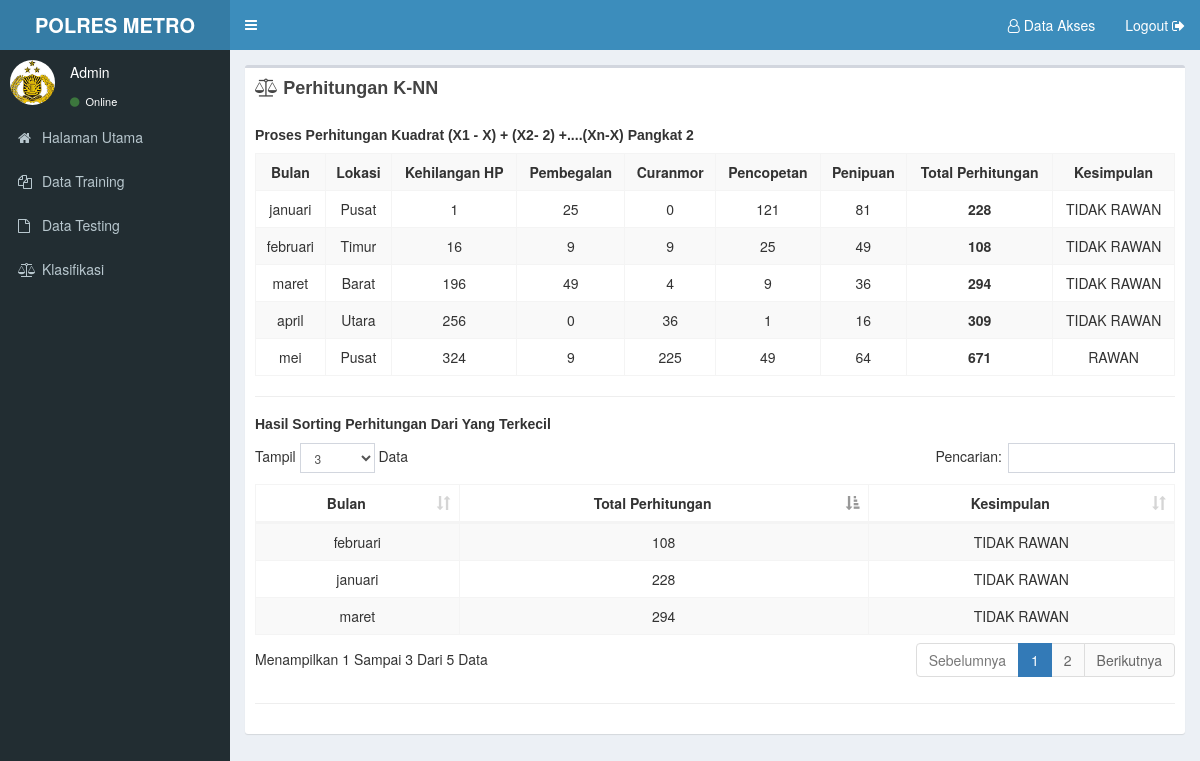
The app's page /index.php?page=prediksi (signed in) with its own data.
### tables this page shows
CREATE TABLE `tb_user` (
  `kode_user` int(30) NOT NULL,
  `username` varchar(50) NOT NULL,
  `password` varchar(50) NOT NULL,
  `nama_user` varchar(50) NOT NULL,
  `level` enum('admin','user') NOT NULL
);

CREATE TABLE `training` (
  `no` int(30) NOT NULL,
  `bulan` varchar(50) NOT NULL,
  `lokasi` varchar(50) NOT NULL,
  `kehilangan_hp` varchar(50) NOT NULL,
  `pembegalan` varchar(50) NOT NULL,
  `curanmor` varchar(50) NOT NULL,
  `pencopetan` varchar(50) NOT NULL,
  `penipuan` varchar(50) NOT NULL
);

CREATE TABLE `testing` (
  `id_testing` int(30) NOT NULL,
  `kehilangan_hp2` varchar(50) NOT NULL,
  `pembegalan2` varchar(50) NOT NULL,
  `curanmor2` varchar(50) NOT NULL,
  `pencopetan2` varchar(50) NOT NULL,
  `penipuan2` varchar(50) NOT NULL
);

### views/prediksi.php (the view, shortened to what this page needs)
<div class="box">
            <div class="box-header">
              <h3 class="box-title"><i class="fa fa-balance-scale"></i><b> Perhitungan K-NN</b></h3>
            </div>
            <div class="box-body">
              <div class="table-responsive">
 <table  class="table table-bordered table-striped">
	    	<h5><b>Proses Perhitungan Kuadrat (X1 - X) + (X2- 2) +....(Xn-X) Pangkat 2</b></h5>
	         <tr>
                 <th class="text-center">Bulan</th>
                 <th class="text-center">Lokasi</th>
                 <th class="text-center">Kehilangan HP</th>
                 <th class="text-center">Pembegalan</th>
                 <th class="text-center">Curanmor</th>
                 <th class="text-center">Pencopetan</th>
                 <th class="text-center">Penipuan</th>
                 <th class="text-center">Total Perhitungan</th>
                 <th class="text-center">Kesimpulan</th>
              </tr>
                      		<?php
							$kehilangan_hp2=0;
							$pembegalan2=0;
                      		$curanmor2=0;
                      		$pencopetan2=0;
                      		$penipuan2=0;
                      		$sql = $koneksi->query("select * from testing");
                      		while ($data=$sql->fetch_assoc()){
								$kehilangan_hp2=$data['kehilangan_hp2'];
								$pembegalan2=$data['pembegalan2'];
                      			$curanmor2=$data['curanmor2'];
                      			$pencopetan2=$data['pencopetan2'];
                      			$penipuan2=$data['penipuan2'];
                      		}
                      	?>
							<?php
                      		$sql = $koneksi->query("SELECT * from training ");
                      		while ($data=$sql->fetch_assoc()){
                      		    $point = pow($kehilangan_hp2 - $data['kehilangan_hp'],2) + pow($pembegalan2 - $data['pembegalan'],2) +
                                    pow( $curanmor2 - $data['curanmor'] ,2) + pow( $pencopetan2 - $data['pencopetan'] ,2) +
                                    pow($penipuan2 - $data['penipuan'],2);
                      	?>
                        <tr>
                          <td align="center" ><?php echo $data['bulan']   ;?></td>
                            <td align="center" ><?php echo $data['lokasi']   ;?></td>
                            <td align="center" ><?php echo pow($kehilangan_hp2 - $data['kehilangan_hp'],2);?></td>
						  <td align="center" ><?php echo pow($pembegalan2 - $data['pembegalan'],2);?></td>
                          <td align="center" ><?php echo pow( $curanmor2 - $data['curanmor'] ,2)   ;?></td>
                          <td align="center" ><?php echo pow( $pencopetan2 - $data['pencopetan'] ,2) ;?></td>
                          <td align="center" ><?php echo  pow($penipuan2 - $data['penipuan'],2);?></td>
                          <td align="center" >
                            <b>
                          	<?php
                            echo $point;
                          	?>
                            </b>
                          </td>
                          <td align="center" ><?php echo ($point >= 500) ? "RAWAN": "TIDAK RAWAN"; ?></td>
						 </tr>
                        <?php
                   		 }
                   		 ?>
                   		<table  class="table table-striped table-bordered table-responsive" id="prediksi" class="display">
                   			 <thead>
                   			<hr>
                   			<h5><b>Hasil Sorting Perhitungan Dari Yang Terkecil</b></h5>
                   			<tr>
                   		 	<td><b><center>Bulan</center></b></td>
                   		 	<td><b><center>Total Perhitungan</center></b></td>
                   		 	<td><b><center>Kesimpulan</center></b></td>
                   		 </tr>
                   		  </thead>
                      <tbody>
							<?php
                      		$sql = $koneksi->query("SELECT * from training");
                      		while ($data=$sql->fetch_assoc()){
                                $point2 = pow($kehilangan_hp2 - $data['kehilangan_hp'],2) + pow($pembegalan2 - $data['pembegalan'],2) +
                                    pow( $curanmor2 - $data['curanmor'] ,2) + pow( $pencopetan2 - $data['pencopetan'] ,2) +
                                    pow($penipuan2 - $data['penipuan'],2);
                      	?>
                      	<tr>
                      		<td align="center"><?php echo $data['bulan'];?></td>
                      		<td align="center">
                      		<?php
                            echo $point2;
                          	  ?>
                           	  </td>
                       	      <td align="center" style="color:<?= $color?> ">
                                  <?php echo ($point2 >= 500)? "RAWAN" : "TIDAK RAWAN" ?>
                              </td>
                      	</tr>
                		 <?php
                   		  }
                   		 ?>
                  		 </tbody>
                   		</table>
                   		<hr>
			</table>
		</div>
    </div>
   </div>

### index.php (shortened to what this page needs)
<?php
    include "koneksi.php";
    if(@$_SESSION['admin']  || @$_SESSION['user']){
?>
<!DOCTYPE html>
<html>
<head>
  <link rel="stylesheet" href="assets/bower_components/bootstrap/dist/css/bootstrap.min.css">
  <link rel="stylesheet" href="assets/bower_components/font-awesome/css/font-awesome.min.css">
  <link rel="stylesheet" href="assets/bower_components/Ionicons/css/ionicons.min.css">
  <link rel="stylesheet" href="assets/bower_components/jvectormap/jquery-jvectormap.css">
  <link rel="stylesheet" href="assets/dist/css/AdminLTE.min.css">
  <link rel="stylesheet" href="assets/dist/css/skins/_all-skins.min.css">
  <link rel="stylesheet" href="assets/bower_components/datatables.net-bs/css/dataTables.bootstrap.min.css">
</head>
<body class="hold-transition skin-blue sidebar-mini">
<div class="wrapper">
  <header class="main-header">
    <a href="?page=dashboard" class="logo">
      <span class="logo-lg"> <b>POLRES</b> <b>METRO</b></span>
    </a>
    <nav class="navbar navbar-static-top">
      <a href="#" class="sidebar-toggle" data-toggle="push-menu" role="button">
      </a>
      <div class="navbar-custom-menu">
        <ul class="nav navbar-nav">
          <li class="dropdown user user-menu">
            <?php
             if(@$_SESSION['admin']){
              ?>
            <li> <a href="?page=akses"> <i class="fa fa-user-o"></i> <span class="hidden-xs"> Data Akses </span>
            </a> </li>
            <?php
            }?>
             <li><a href="logout.php"> <span class="hidden-xs"> Logout</span> <i class="fa fa-sign-out"></i>
            </a></li>
          </li>
        </ul>
      </div>
    </nav>
  </header>
  <aside class="main-sidebar">
    <section class="sidebar">
      <div class="user-panel">
        <div class="pull-left image">
          <img src="assets/dist/img/12.jpg" class="img-circle" alt="User Image">
        </div>
        <div class="pull-left info">
          <?php
                            if(@$_SESSION['admin']){
                               $user_terlogin = @$_SESSION['admin'];
                               }else if (@$_SESSION['user']) {
                               $user_terlogin = @$_SESSION['user'];
                            }
                            $sql_user = mysqli_query($koneksi, "select * from tb_user where kode_user ='$user_terlogin'") or die (mysqli_error());
                            $data_user = mysqli_fetch_array($sql_user);
                          ?>
           <?php echo $data_user['nama_user']; ?><br>
           <br>
          <a href="#"><i class="fa fa-circle text-success"></i> Online</a>
        </div>
      </div>
      <ul class="sidebar-menu" data-widget="tree">
        <li><a href="?page=dashboard"><i class="fa fa-home"></i> <span> Halaman Utama</span></a></li>
        <?php
        if(@$_SESSION['admin'] || @$_SESSION['user']){
        ?>
        <li><a href="?page=datatraining"><i class="fa fa-files-o"></i> <span> Data Training</span></a></li>
        <li><a href="?page=datatesting"><i class="fa fa-file-o"></i> <span> Data Testing</span></a></li>
        <li><a href="?page=prediksi"><i class="fa fa-balance-scale"></i> <span> Klasifikasi</span></a></li>
        <?php
        }?>
      </ul>
    </section>
  </aside>
  <div class="content-wrapper">
    <section class="content-header">
      <?php
            if(@$_GET['page']== 'dashboard' || @$_GET['page']== '' ){
              include "views/dashboard.php";
              } else if(@$_GET['page']== 'hapusdatatraining' || @$_GET['page']== '' ){
              include "views/hapusdatatraining.php";
              } else if(@$_GET['page']== 'hapusdatatesting' || @$_GET['page']== '' ){
              include "views/hapusdatatesting.php";
            } else if(@$_GET['page']== 'hapusakses' || @$_GET['page']== '' ){
              include "views/hapusakses.php";
            } else if(@$_GET['page']== 'akses' || @$_GET['page']== '' ){
              include "views/akses.php";
            } else if(@$_GET['page']== 'editprofil' || @$_GET['page']== '' ){
              include "views/editprofil.php";
               } else if(@$_GET['page']== 'datatraining' || @$_GET['page']== '' ){
              include "views/datatraining.php";
               } else if(@$_GET['page']== 'datatesting' || @$_GET['page']== '' ){
              include "views/datatesting.php";
               } else if(@$_GET['page']== 'prediksi' || @$_GET['page']== '' ){
              include "views/prediksi.php";
          }
          ?>
    </section>
    <section class="content">
</section>
</div>
  </div>
</body>
</html>
<?php
}else{
  header("location: login.php");
}
?>

### records on screen
tb_user: nama_user "Admin"
training: bulan "januari", lokasi "Pusat", shows "TIDAK RAWAN"
testing: pow($kehilangan_hp2-$data['kehilangan_hp'],2) "1", pow($pembegalan2-$data['pembegalan'],2) "25", pow($curanmor2-$data['curanmor'],2) "0", pow($pencopetan2-$data['pencopetan'],2) "121", pow($penipuan2-$data['penipuan'],2) "81", point "228", pow($kehilangan_hp2-$data['kehilangan_hp'],2) "16", pow($pembegalan2-$data['pembegalan'],2) "9", pow($curanmor2-$data['curanmor'],2) "9", pow($pencopetan2-$data['pencopetan'],2) "25", pow($penipuan2-$data['penipuan'],2) "49", point "108", pow($kehilangan_hp2-$data['kehilangan_hp'],2) "196", pow($pembegalan2-$data['pembegalan'],2) "49", pow($curanmor2-$data['curanmor'],2) "4", pow($pencopetan2-$data['pencopetan'],2) "9", pow($penipuan2-$data['penipuan'],2) "36", point "294", pow($kehilangan_hp2-$data['kehilangan_hp'],2) "256", pow($pembegalan2-$data['pembegalan'],2) "0", pow($curanmor2-$data['curanmor'],2) "36", pow($pencopetan2-$data['pencopetan'],2) "1", pow($penipuan2-$data['penipuan'],2) "16", point "309", pow($kehilangan_hp2-$data['kehilangan_hp'],2) "324", pow($curanmor2-$data['curanmor'],2) "225", pow($pencopetan2-$data['pencopetan'],2) "49", pow($penipuan2-$data['penipuan'],2) "64", point "671", point2 "228", point2 "108", point2 "294"
training: bulan "februari", lokasi "Timur", shows "TIDAK RAWAN"
training: bulan "maret", lokasi "Barat", shows "TIDAK RAWAN"
training: bulan "april", lokasi "Utara", shows "TIDAK RAWAN"
training: bulan "mei", lokasi "Pusat", shows "RAWAN"
